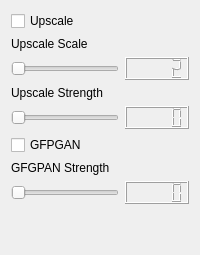
             <widget class="QWidget" name="tab">
              <attribute name="title">
               <string>Upscale</string>
              </attribute>
              <layout class="QGridLayout" name="gridLayout_6">
               <item row="2" column="0">
                <widget class="QSlider" name="upscaleScale">
                 <property name="minimum">
                  <number>2</number>
                 </property>
                 <property name="maximum">
                  <number>50</number>
                 </property>
                 <property name="pageStep">
                  <number>1</number>
                 </property>
                 <property name="orientation">
                  <enum>Qt::Horizontal</enum>
                 </property>
                </widget>
               </item>
               <item row="6" column="0">
                <widget class="QLabel" name="label_8">
                 <property name="text">
                  <string>GFGPAN Strength</string>
                 </property>
                </widget>
               </item>
               <item row="4" column="0">
                <widget class="QSlider" name="upscaleStrength">
                 <property name="minimum">
                  <number>1</number>
                 </property>
                 <property name="maximum">
                  <number>8</number>
                 </property>
                 <property name="pageStep">
                  <number>1</number>
                 </property>
                 <property name="orientation">
                  <enum>Qt::Horizontal</enum>
                 </property>
                </widget>
               </item>
               <item row="0" column="0">
                <widget class="QCheckBox" name="upScale">
                 <property name="text">
                  <string>Upscale</string>
                 </property>
                </widget>
               </item>
               <item row="5" column="0">
                <widget class="QCheckBox" name="useGfpgan">
                 <property name="text">
                  <string>GFPGAN</string>
                 </property>
                </widget>
               </item>
               <item row="7" column="1">
                <widget class="QLCDNumber" name="gfpganNumber"/>
               </item>
               <item row="7" column="0">
                <widget class="QSlider" name="gfpgan">
                 <property name="minimum">
                  <number>0</number>
                 </property>
                 <property name="maximum">
                  <number>10</number>
                 </property>
                 <property name="pageStep">
                  <number>1</number>
                 </property>
                 <property name="value">
                  <number>0</number>
                 </property>
                 <property name="orientation">
                  <enum>Qt::Horizontal</enum>
                 </property>
                </widget>
               </item>
               <item row="3" column="0">
                <widget class="QLabel" name="label_6">
                 <property name="text">
                  <string>Upscale Strength</string>
                 </property>
                </widget>
               </item>
               <item row="1" column="0">
                <widget class="QLabel" name="label_5">
                 <property name="text">
                  <string>Upscale Scale</string>
                 </property>
                </widget>
               </item>
               <item row="2" column="1">
                <widget class="QLCDNumber" name="upscaleScaleNumber">
                 <property name="intValue" stdset="0">
                  <number>2</number>
                 </property>
                </widget>
               </item>
               <item row="4" column="1">
                <widget class="QLCDNumber" name="upscaleStrengthNumber"/>
               </item>
               <item row="8" column="0">
                <spacer name="verticalSpacer_6">
                 <property name="orientation">
                  <enum>Qt::Vertical</enum>
                 </property>
                 <property name="sizeHint" stdset="0">
                  <size>
                   <width>20</width>
                   <height>40</height>
                  </size>
                 </property>
                </spacer>
               </item>
              </layout>
             </widget>
